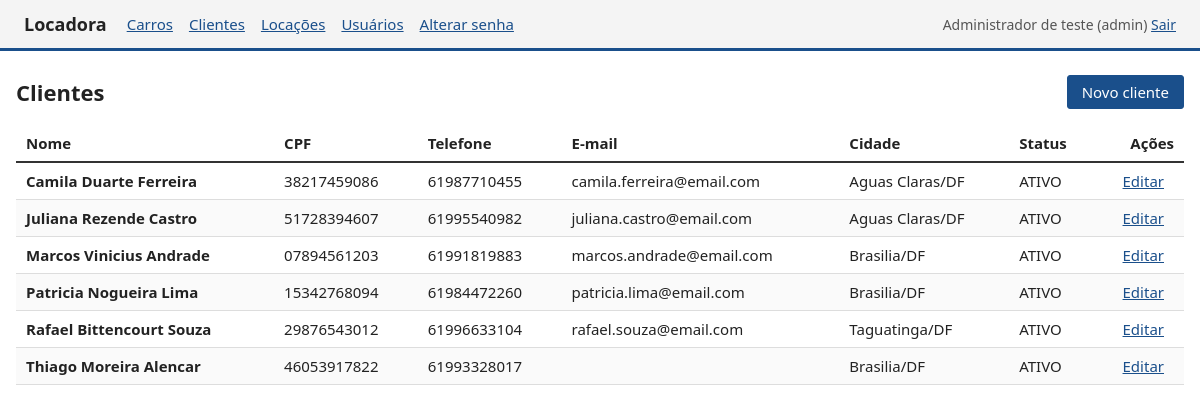
Page /index.php?acao=clientes (signed in) on the committed database.
### tables this page shows
CREATE TABLE `cliente` (
  `id_cliente` int NOT NULL AUTO_INCREMENT,
  `nome` varchar(120) NOT NULL,
  `cpf` char(11) NOT NULL,
  `num_cnh` char(11) NOT NULL,
  `cat_cnh` char(2) NOT NULL,
  `validade_cnh` date NOT NULL,
  `data_nascimento` date NOT NULL,
  `telefone` varchar(15) NOT NULL,
  `email` varchar(120) DEFAULT NULL,
  `logradouro` varchar(150) NOT NULL,
  `cidade` varchar(60) NOT NULL,
  `uf` char(2) NOT NULL,
  `cep` char(8) NOT NULL,
  `data_cadastro` datetime NOT NULL DEFAULT CURRENT_TIMESTAMP,
  `status` varchar(10) NOT NULL DEFAULT 'ATIVO',
  PRIMARY KEY (`id_cliente`),
  UNIQUE KEY `uq_cliente_cpf` (`cpf`),
  UNIQUE KEY `uk_cliente_num_cnh` (`num_cnh`),
  UNIQUE KEY `uk_cliente_email` (`email`),
  KEY `idx_cliente_nome` (`nome`),
  CONSTRAINT `chk_cliente_cat_cnh` CHECK ((`cat_cnh` in (_latin1'A',_latin1'B',_latin1'AB',_latin1'C',_latin1'D',_latin1'E'))),
  CONSTRAINT `chk_cliente_status` CHECK ((`status` in (_latin1'ATIVO',_latin1'INATIVO',_latin1'BLOQUEADO')))
);

### config/funcoes.php (called while the page is built, shortened)
<?php
function e(?string $texto): string
{
    return htmlspecialchars($texto ?? '', ENT_QUOTES, 'UTF-8');
}
function view(string $nome, array $vars = []): void
{
    extract($vars);
    require __DIR__ . '/../views/header.php';
    require __DIR__ . '/../views/' . $nome . '.php';
    require __DIR__ . '/../views/footer.php';
}

### controllers/ClienteController.php (called while the page is built, shortened)
<?php
class ClienteController
{
    public function listar(): void
    {
        view('clientes/lista', ['clientes' => (new ClienteModel())->listar()]);
    }
}

### public/index.php (called while the page is built, shortened)
<?php
require_once __DIR__ . '/../config/funcoes.php';
$rotas = [
    'GET' => [
        'carros'         => [CarroController::class, 'listar'],
        'carro_novo'     => [CarroController::class, 'novo'],
        'carro_editar'   => [CarroController::class, 'editar'],
        'clientes'       => [ClienteController::class, 'listar'],
        'cliente_novo'   => [ClienteController::class, 'novo'],
        'cliente_editar' => [ClienteController::class, 'editar'],
        'locacoes'       => [LocacaoController::class, 'listar'],
        'locacao_nova'   => [LocacaoController::class, 'nova'],
        'login'          => [AuthController::class, 'login'],
        'definir_senha'  => [AuthController::class, 'definirSenha'],
        'alterar_senha'  => [AuthController::class, 'alterarSenha'],
        'usuarios'       => [AuthController::class, 'listar'],
        'usuario_novo'   => [AuthController::class, 'novo'],
    ],
    'POST' => [
        'carro_salvar'      => [CarroController::class, 'salvar'],
        'carro_atualizar'   => [CarroController::class, 'atualizar'],
        'carro_excluir'     => [CarroController::class, 'excluir'],
        'cliente_salvar'    => [ClienteController::class, 'salvar'],
        'cliente_atualizar' => [ClienteController::class, 'atualizar'],
        'locacao_salvar'    => [LocacaoController::class, 'salvar'],
        'autenticar'        => [AuthController::class, 'autenticar'],
        'sair'              => [AuthController::class, 'sair'],
        'usuario_salvar'    => [AuthController::class, 'salvar'],
        'usuario_link'      => [AuthController::class, 'gerarLink'],
        'definir_senha_salvar'  => [AuthController::class, 'salvarSenhaNova'],
        'alterar_senha_salvar'  => [AuthController::class, 'salvarAlteracao'],
    ],
];
$acao = $_GET['acao'] ?? 'carros';
$rota = $rotas[$_SERVER['REQUEST_METHOD']][$acao] ?? null;
try {
    [$classe, $metodo] = $rota;
    (new $classe())->$metodo();
} catch (Throwable $e) {
    logarErro($e);
    http_response_code(500);
    echo 'Não foi possível concluir a operação. Tente novamente.';
}

### models/ClienteModel.php (called while the page is built, shortened)
<?php
class ClienteModel
{
    private PDO $db;
    public function __construct()
    {
        $this->db = getConnection();
    }
    public function listar(): array
    {
        return $this->db->query(
            "SELECT id_cliente, nome, cpf, telefone, email, cidade, uf, status FROM cliente ORDER BY nome"
        )->fetchAll();
    }
}

### views/clientes/lista.php (the view)
<div class="cabecalho">
  <h1>Clientes</h1>
  <a class="btn" href="index.php?acao=cliente_novo">Novo cliente</a>
</div>
<?php if (!$clientes): ?>
  <p class="vazio">Nenhum cliente cadastrado.</p>
<?php else: ?>
<div class="tabela-rolagem">
<table>
  <thead><tr><th>Nome</th><th>CPF</th><th>Telefone</th><th>E-mail</th><th>Cidade</th><th>Status</th><th class="acoes">Ações</th></tr></thead>
  <tbody>
  <?php foreach ($clientes as $c): ?>
    <tr>
      <td class="forte"><?= e($c['nome']) ?></td>
      <td class="mono"><?= e($c['cpf']) ?></td>
      <td class="mono"><?= e($c['telefone']) ?></td>
      <td><?= e($c['email']) ?></td>
      <td><?= e($c['cidade']) ?>/<?= e($c['uf']) ?></td>
      <td><?= e($c['status']) ?></td>
      <td class="acoes"><a href="index.php?acao=cliente_editar&id=<?= (int) $c['id_cliente'] ?>">Editar</a></td>
    </tr>
  <?php endforeach; ?>
  </tbody>
</table>
</div>
<?php endif; ?>

### public/css/style.css (style rules this page uses)
body { margin: 0; font-family: "Segoe UI", Arial, sans-serif; font-size: 15px; color: #222; background: #fff; }
a { color: #1a4f8b; }
.cabecalho { display: flex; justify-content: space-between; align-items: center; margin-bottom: 16px; }
h1 { margin: 0; font-size: 22px; }
.tabela-rolagem { overflow-x: auto; }
table { width: 100%; border-collapse: collapse; }
th, td { padding: 8px 10px; text-align: left; white-space: nowrap; }
th { border-bottom: 2px solid #333; font-weight: 600; }
td { border-bottom: 1px solid #ddd; }
tbody tr:nth-child(even) { background: #fafafa; }
.mono { font-variant-numeric: tabular-nums; }
.forte { font-weight: 600; }
th.acoes, td.acoes { text-align: right; }
td.acoes a { margin-right: 10px; }
.btn { display: inline-block; padding: 6px 14px; border: 1px solid #1a4f8b; border-radius: 3px; background: #1a4f8b; color: #fff; font: inherit; text-decoration: none; cursor: pointer; }

### rows in the picture
cliente: nome "Camila Duarte Ferreira", cpf "38217459086", telefone "61987710455", email "camila.ferreira@email.com", cidade "Aguas Claras", uf "DF", status "ATIVO"
cliente: nome "Juliana Rezende Castro", cpf "51728394607", telefone "61995540982", email "juliana.castro@email.com", cidade "Aguas Claras", uf "DF", status "ATIVO"
cliente: nome "Marcos Vinicius Andrade", cpf "07894561203", telefone "61991819883", email "marcos.andrade@email.com", cidade "Brasilia", uf "DF", status "ATIVO"
cliente: nome "Patricia Nogueira Lima", cpf "15342768094", telefone "61984472260", email "patricia.lima@email.com", cidade "Brasilia", uf "DF", status "ATIVO"
cliente: nome "Rafael Bittencourt Souza", cpf "29876543012", telefone "61996633104", email "rafael.souza@email.com", cidade "Taguatinga", uf "DF", status "ATIVO"
cliente: nome "Thiago Moreira Alencar", cpf "46053917822", telefone "61993328017", cidade "Brasilia", uf "DF", status "ATIVO"

### other values in the picture
$_SESSION['nome'] "Administrador de teste"
$_SESSION['perfil'] "admin"
